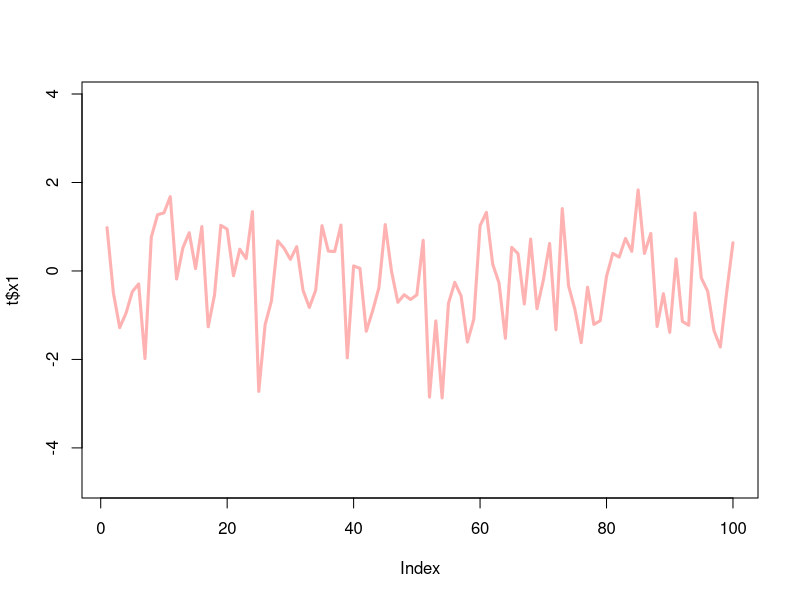

This figure's R source:
x1 = rnorm(100)
x2 = rnorm(100)
x3 = rnorm(100)
t = data.frame(x1,x1+x2,x1+x2+x3)
plot(t$x1, type="l", ylim=range(t), lwd=3, col=rgb(1,0,0,0.3))
lines(t$b, type="s", lwd=2, col=rgb(0.3,0.4,0.3,0.9))
points(t$c, pch=20, cex=4, col=rgb(0,0,1,0.3))